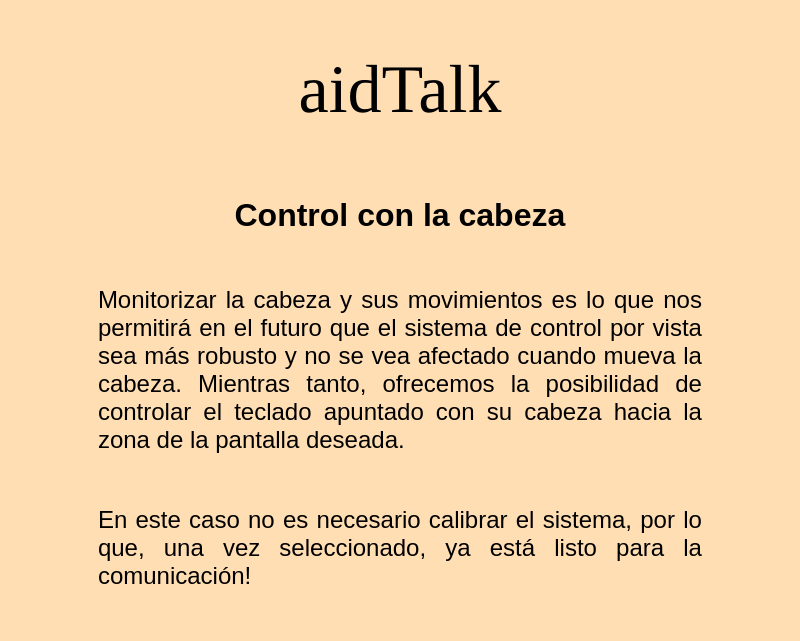
<?xml version="1.0" encoding="UTF-8"?>
<ui version="4.0">
 <class>Dialog</class>
 <widget class="QDialog" name="Dialog">
  <property name="geometry">
   <rect>
    <x>0</x>
    <y>0</y>
    <width>800</width>
    <height>641</height>
   </rect>
  </property>
  <property name="sizePolicy">
   <sizepolicy hsizetype="Preferred" vsizetype="Preferred">
    <horstretch>0</horstretch>
    <verstretch>0</verstretch>
   </sizepolicy>
  </property>
  <property name="windowTitle">
   <string>Dialog</string>
  </property>
  <property name="styleSheet">
   <string notr="true">background-color: rgb(255, 222, 180);</string>
  </property>
  <layout class="QGridLayout" name="gridLayout">
   <item row="0" column="0">
    <layout class="QHBoxLayout" name="horizontalLayout" stretch="1,8,1">
     <property name="leftMargin">
      <number>5</number>
     </property>
     <property name="topMargin">
      <number>5</number>
     </property>
     <property name="rightMargin">
      <number>5</number>
     </property>
     <property name="bottomMargin">
      <number>5</number>
     </property>
     <item>
      <layout class="QHBoxLayout" name="horizontalLayout_3">
       <item>
        <widget class="QLabel" name="label_4">
         <property name="sizePolicy">
          <sizepolicy hsizetype="Expanding" vsizetype="Expanding">
           <horstretch>0</horstretch>
           <verstretch>0</verstretch>
          </sizepolicy>
         </property>
         <property name="text">
          <string/>
         </property>
        </widget>
       </item>
      </layout>
     </item>
     <item>
      <layout class="QVBoxLayout" name="verticalLayout" stretch="1,2,2,4,1">
       <item>
        <layout class="QVBoxLayout" name="verticalLayout_4">
         <item>
          <widget class="QLabel" name="label_5">
           <property name="sizePolicy">
            <sizepolicy hsizetype="Expanding" vsizetype="Expanding">
             <horstretch>0</horstretch>
             <verstretch>0</verstretch>
            </sizepolicy>
           </property>
           <property name="text">
            <string/>
           </property>
          </widget>
         </item>
        </layout>
       </item>
       <item>
        <widget class="QLabel" name="label_3">
         <property name="sizePolicy">
          <sizepolicy hsizetype="Expanding" vsizetype="Expanding">
           <horstretch>0</horstretch>
           <verstretch>0</verstretch>
          </sizepolicy>
         </property>
         <property name="maximumSize">
          <size>
           <width>16777215</width>
           <height>100</height>
          </size>
         </property>
         <property name="font">
          <font>
           <family>Georgia</family>
           <pointsize>51</pointsize>
          </font>
         </property>
         <property name="text">
          <string>aidTalk</string>
         </property>
         <property name="alignment">
          <set>Qt::AlignCenter</set>
         </property>
        </widget>
       </item>
       <item>
        <widget class="QLabel" name="label_2">
         <property name="sizePolicy">
          <sizepolicy hsizetype="Expanding" vsizetype="Expanding">
           <horstretch>0</horstretch>
           <verstretch>0</verstretch>
          </sizepolicy>
         </property>
         <property name="maximumSize">
          <size>
           <width>16777215</width>
           <height>80</height>
          </size>
         </property>
         <property name="text">
          <string/>
         </property>
         <property name="pixmap">
          <pixmap>../../../../../../Downloads/Altavoz Alfa black small.png</pixmap>
         </property>
         <property name="alignment">
          <set>Qt::AlignCenter</set>
         </property>
        </widget>
       </item>
       <item>
        <widget class="QLabel" name="label">
         <property name="sizePolicy">
          <sizepolicy hsizetype="Expanding" vsizetype="Expanding">
           <horstretch>0</horstretch>
           <verstretch>0</verstretch>
          </sizepolicy>
         </property>
         <property name="text">
          <string>&lt;html&gt;&lt;head/&gt;&lt;body&gt;&lt;p&gt;&lt;span style=&quot; font-size:24pt; font-weight:600;&quot;&gt;Control con la cabeza&lt;/span&gt;&lt;/p&gt;&lt;p align=&quot;center&quot;&gt;&lt;br/&gt;&lt;/p&gt;&lt;p align=&quot;justify&quot;&gt;&lt;span style=&quot; font-size:18pt;&quot;&gt;Monitorizar la cabeza y sus movimientos es lo que nos permitirá en el futuro que el sistema de control por vista sea más robusto y no se vea afectado cuando mueva la cabeza. Mientras tanto, ofrecemos la posibilidad de controlar el teclado apuntado con su cabeza hacia la zona de la pantalla deseada.&lt;/span&gt;&lt;/p&gt;&lt;p align=&quot;justify&quot;&gt;&lt;br/&gt;&lt;/p&gt;&lt;p align=&quot;justify&quot;&gt;&lt;span style=&quot; font-size:18pt;&quot;&gt;En este caso no es necesario calibrar el sistema, por lo que, una vez seleccionado, ya está listo para la comunicación!&lt;/span&gt;&lt;/p&gt;&lt;/body&gt;&lt;/html&gt;</string>
         </property>
         <property name="alignment">
          <set>Qt::AlignCenter</set>
         </property>
         <property name="wordWrap">
          <bool>true</bool>
         </property>
         <property name="margin">
          <number>30</number>
         </property>
        </widget>
       </item>
       <item>
        <layout class="QVBoxLayout" name="verticalLayout_5">
         <item>
          <widget class="QLabel" name="label_7">
           <property name="sizePolicy">
            <sizepolicy hsizetype="Expanding" vsizetype="Expanding">
             <horstretch>0</horstretch>
             <verstretch>0</verstretch>
            </sizepolicy>
           </property>
           <property name="text">
            <string/>
           </property>
          </widget>
         </item>
        </layout>
       </item>
      </layout>
     </item>
     <item>
      <layout class="QHBoxLayout" name="horizontalLayout_2">
       <item>
        <widget class="QLabel" name="label_6">
         <property name="sizePolicy">
          <sizepolicy hsizetype="Expanding" vsizetype="Expanding">
           <horstretch>0</horstretch>
           <verstretch>0</verstretch>
          </sizepolicy>
         </property>
         <property name="text">
          <string/>
         </property>
        </widget>
       </item>
      </layout>
     </item>
    </layout>
   </item>
  </layout>
 </widget>
 <resources/>
 <connections/>
</ui>
